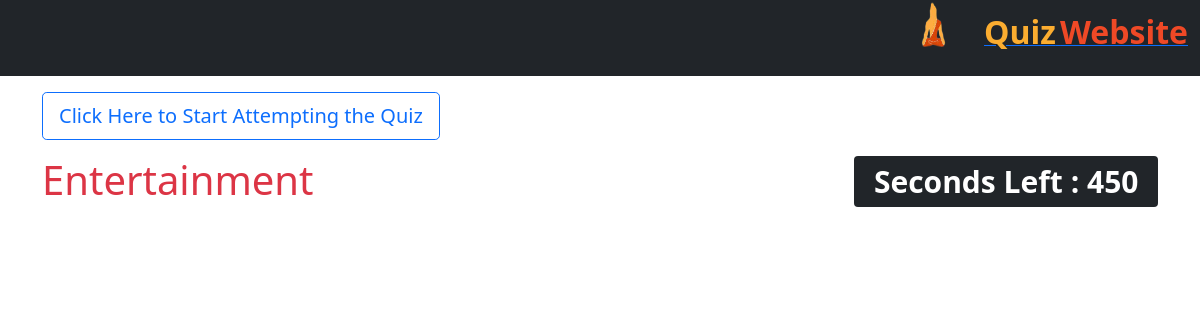
/8/ (signed in), run on an earlier commit of the app's database.
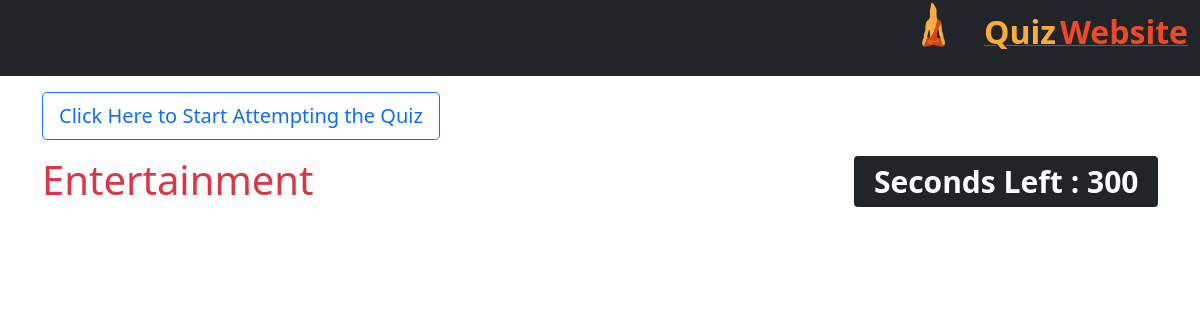
And on a later commit of the database.
### home/models.py (models this page shows, shortened)
class Quiz(models.Model):
    name = models.CharField(max_length=50)
    desc = models.CharField(max_length=500)
    number_of_questions = models.IntegerField(default=1)
    time = models.IntegerField(help_text="Duration of the quiz in seconds", default="1")

### home/views.py (the view)
# urls.py: path("<int:myid>/", views.quiz, name="quiz"),
@login_required(login_url = '/login')
def quiz(request, myid):
    quiz = Quiz.objects.get(id=myid)
    return render(request, "quiz.html", {'quiz':quiz})

### home/templates/quiz.html (shortened to what this page needs)
<!doctype html>
<html lang="en">
<head>
    <link href="https://cdn.jsdelivr.net/npm/bootstrap@5.0.1/dist/css/bootstrap.min.css" rel="stylesheet"
>
</head>
{% load static%}
<body>
    <nav class="navbar navbar-dark bg-dark">
        <div class="container-fluid">
            <a class="navbar-brand" href="#">
                <div>
                    <img src="{% static 'images/techvidvan.png' %}" alt="" width="60" height="60"
                        class="logo d-inline-block align-text-top">
                    <a href="http://127.0.0.1:8000"><span class="head1">Quiz</span> <span class="head2">Website</span></a>
                </div>
            </a>
        </div>
    </nav>
    <div class="container">
        <button type="button" id="start_attempt_quiz" class="start btn btn-outline-primary btn-lg start-button mt-3">Click Here to Start Attempting the Quiz</button>
        <h1 class="text-danger mt-3">{{quiz.name}} <span class="badge bg-dark timer" id="hide-time">Seconds Left : <span
                    id="time-left">{{quiz.time}}</span></span> </h1>
    </div>
</body>
</html>

What changed in the data, as far as the page shows it:
changed Quiz "Entertainment": time "450" → "300"
